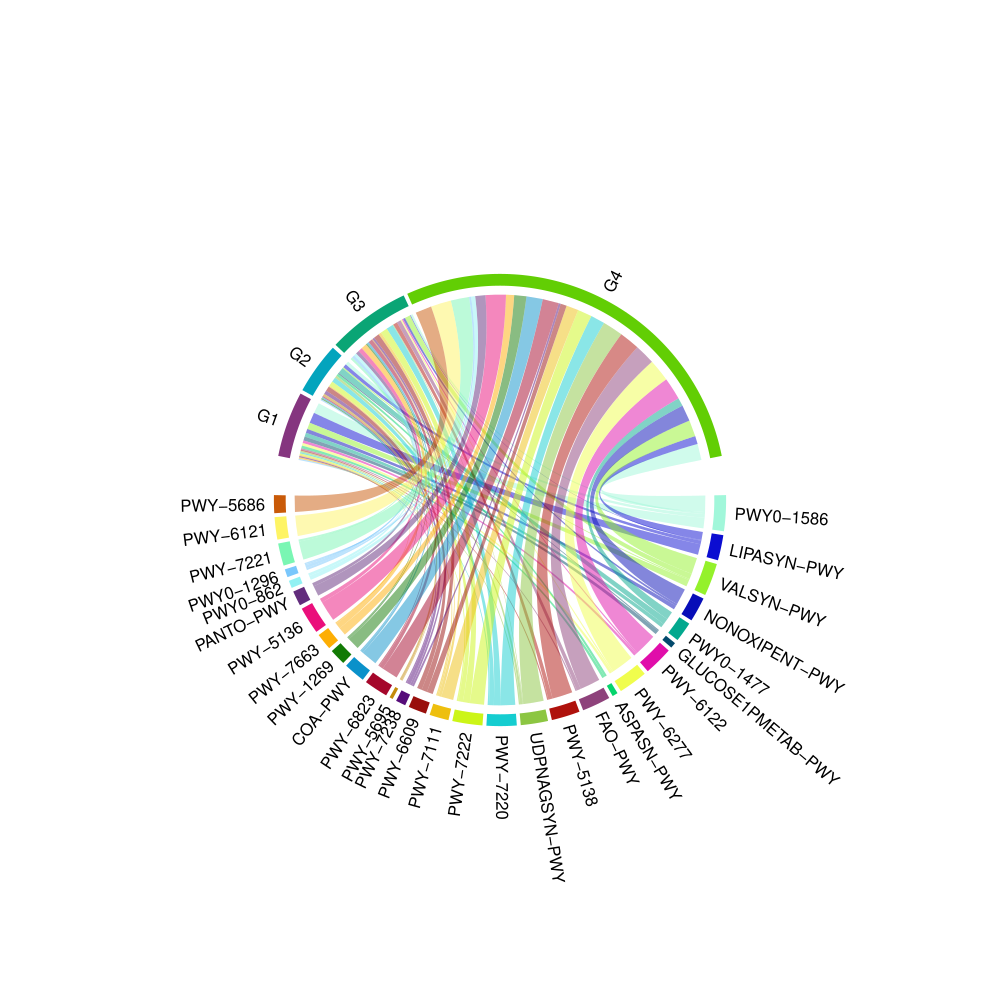

Recreate this plot in R.
#################
#/p300s/biosoft/app/python/python2023/envs/R4.2.0/bin/R
.libPaths("/xtdisk/jiapl_group/zhuxl/R/x86_64-pc-linux-gnu-library/4.2")
setwd("/p300s/jiapl_group/zhuxl/Microbiome/humann")
library(edgeR)
library(limma)

limm<-function(exp,control,case,sample,fdr,logfc){
  group1 <- rep('control',dim(control)[1])
  group2 <- rep('case',dim(case)[1])
  grouplist<-c(group1,group2)
  table(grouplist)
  design <- model.matrix(~0+factor(grouplist))
  colnames(design)=levels(factor(grouplist))
  names<-vector()
  samples<-as.vector(rbind(control,case)[,1])
  #for(j in 1:length(samples)){
  #a<-grep(samples[j],colnames(exp))
  #names<-c(names,a)}
  exprSet<-exp[,samples]
  dim(exprSet)
  rownames(design)=colnames(exprSet)

  fit <- lmFit(exprSet, design)
  cont.matrix <- makeContrasts("control-case", levels=design)
  fit2 <- contrasts.fit(fit,cont.matrix)
  fit2 <- eBayes(fit2)
  tempOutput<-topTable(fit2,coef=1, n=Inf)

  DEG_all<-data.frame(as.vector(rownames(tempOutput)),tempOutput$logFC,tempOutput$AveExpr,tempOutput$P.Value,tempOutput$adj.P.Val,stringsAsFactors = FALSE)
  colnames(DEG_all)<-c("Gene","logFC","AveExpr","pval","adjp")

  up_index<-which(DEG_all$pval <= fdr & DEG_all$logFC >= logfc)
  DEG_up<-DEG_all[up_index,]
  DEG_up$Deg<-"up"
  down_index<-which(DEG_all$pval <= fdr & DEG_all$logFC <= (-logfc))
  DEG_down<-DEG_all[down_index,]
  DEG_down$Deg<-"down"
  DEG_select<-rbind(DEG_up,DEG_down)
  dim(DEG_select)

  name1<-paste0(sample,".txt")
  name2<-paste0(sample,"_select.txt")
  write.table(DEG_all,name1,sep="\t",quote=FALSE,row.names =F)
  write.table(DEG_select,name2,sep="\t",quote=FALSE,row.names =F)
}



setwd("/p300s/jiapl_group/zhuxl/Microbiome/humann/Result_gene")

gene<-read.table("../Result_genefamilies.tsv.result",header=T,sep="\t",row.names=1)
colnames(gene)<-gsub("^X","",colnames(gene))
dim(gene) #57522 283
gene[1:6,1:6]
gene<-gene[rowSums(gene)!=0,colSums(gene)!=0]


group<-read.table("../SampleGroup",header=T,sep="\t")
length(intersect(colnames(gene),group[,1]))
need<-data.frame(sample=colnames(gene))
group<-merge(need,group,by="sample")
dim(group)
table(group$Group)



G1_gene<-data.frame(sample=group[group$Group=="G1",1])
non_G1_gene<-data.frame(sample=group[group$Group!="G1",1])
dim(G1_gene);dim(non_G1_gene)

G2_gene<-data.frame(sample=group[group$Group=="G2",1])
non_G2_gene<-data.frame(sample=group[group$Group!="G2",1])
dim(G2_gene);dim(non_G2_gene)

G3_gene<-data.frame(sample=group[group$Group=="G3",1])
non_G3_gene<-data.frame(sample=group[group$Group!="G3",1])
dim(G3_gene);dim(non_G3_gene)

G4_gene<-data.frame(sample=group[group$Group=="G4",1])
non_G4_gene<-data.frame(sample=group[group$Group!="G4",1])
dim(G4_gene);dim(non_G4_gene)

limm(gene,G1_gene,G2_gene,"exp_G1_VS_G2",0.05,1)
limm(gene,G1_gene,G3_gene,"exp_G1_VS_G3",0.05,1)
limm(gene,G1_gene,G4_gene,"exp_G1_VS_G4",0.05,1)
limm(gene,G2_gene,G3_gene,"exp_G2_VS_G3",0.05,1)
limm(gene,G2_gene,G4_gene,"exp_G2_VS_G4",0.05,1)
limm(gene,G3_gene,G4_gene,"exp_G3_VS_G4",0.05,1)

limm(gene,non_G1_gene,G1_gene,"exp_non_G1_VS_G1",0.05,1)
limm(gene,non_G2_gene,G2_gene,"exp_non_G2_VS_G2",0.05,1)
limm(gene,non_G3_gene,G3_gene,"exp_non_G3_VS_G3",0.05,1)
limm(gene,non_G4_gene,G4_gene,"exp_non_G4_VS_G4",0.05,1)

################
library(ggplot2)
library(ggrepel)
library(tidygraph)
library(dplyr)

file<-dir()
file<-file[grep("txt",file)]
file<-file[grep("LR",file)]


H<-data.frame()
for(j in 1:length(file)){
var<-file[j]
var1<-gsub("LR_","",var)
var1<-gsub(".txt","",var1)
data<-read.table(file[j],header=T,sep="\t")
head(data)
data$Group<-var1
H<-rbind(H,data)
}

data$FOLD<-rep("unchange",dim(data)[1])
data[which(data$logFC>1 & data$adjp < 0.05),]$FOLD<- "up"
data[which(data$logFC< -1 & data$adjp < 0.05),]$FOLD<- "down"
table(data$FOLD)




ta<-as.data.frame(table(data$FOLD))
up_num<-ta[which(ta[,1]=="up"),2]
down_num<-ta[which(ta[,1]=="down"),2]
unchange_num<-ta[which(ta[,1]=="unchange"),2]
data$FOLD<-as.factor(data$FOLD)
table(data$FOLD)

tapply(data$logFC,data$FOLD,summary)
data_posi<-data[which(data$logFC>1 & data$adjp < 0.05),]
data_posi = data_posi %>% group_by(FOLD) %>% top_n(n = 10, wt = logFC)
data_nege<-data[which(data$logFC< -1 & data$adjp < 0.05),]
data_nege = data_nege %>% group_by(FOLD) %>% top_n(n = -10, wt = logFC)
dim(data_posi);dim(data_nege)

p1<-ggplot()+
geom_point(data,mapping=aes(x=logFC, y=-log10(adjp),
color=FOLD))+
geom_vline(xintercept=c(-1,0,1),color="grey",linetype=2)+
geom_hline(yintercept=-log10(0.01),color="grey",linetype=2)+
xlab("log(FC)")+ylab("-log10(FDR)")+
theme_bw()+
ggtitle(var1)+
 theme(legend.position="top",
text=element_text(size=15),
plot.title=element_text(size=15,hjust=0.5),
#panel.border=element_blank(),
axis.line.x=element_line(color="black"))+
geom_point(aes(x=data_posi$logFC,y=-log10(data_posi$adjp)),color="pink")+
geom_point(aes(x=data_nege$logFC,y=-log10(data_nege$adjp)),color="lightblue")+
geom_point(aes(x=data_un$logFC,y=-log10(data_un$adjp)),color="grey")+
scale_color_manual(values=c("down"="lightblue","unchange"="grey","up"="pink"),
labels=c(paste0("down: ",down_num),paste0("unchange: ",unchange_num),paste0("up: ",up_num)))+
geom_label_repel(data=data_posi,aes(x=logFC, y=-log10(data_posi$adjp),label =Gene),
point.padding=unit(1, "lines"),max.overlaps=100,segment.colour = "grey",fill="pink", size=3,
fontface="bold",,color="black",arrow = arrow(length=unit(0.01,"npc")))+
geom_label_repel(data=data_nege,aes(x=logFC, y=-log10(data_nege$adjp),label =Gene),
point.padding=unit(1, "lines"),max.overlaps=100,segment.colour = "grey",fill="lightblue",size=3,
fontface="bold",color="black",arrow = arrow(length=unit(0.01,"npc")))


ggsave(paste0("Volcano_",var1,"_0.01_1.pdf"),p1,height=7,width=7)
ggsave(paste0("Volcano_",var1,"_0.01_1.png"),p1,height=7,width=7)
}

###########
library(devtools)
devtools::install_github("Proteomicslab57357/UniprotR")
library(UniprotR) 


file<-dir()
file<-file[grep("tsv",file)]

H<-data.frame()
for(j in 1:length(file)){
var<-file[j]
var1<-gsub("exp_","",var)
var1<-gsub("_label","",var1)
var1<-gsub(".tsv","",var1)
data<-read.table(file[j],header=T,sep="\t")
data$Group<-var1
H<-rbind(H,data)
}
table(H$Group,H$FOLD)
write.table(H,"UniRef90_Gene_DEG_Group.tsv",sep="\t",quote=F,row.names=F)
H1<-H[H$FOLD!="unchange",]
dim(H)
dim(H1)
write.table(H1,"UniRef90_Gene_DEG_Group_select.tsv",sep="\t",quote=F,row.names=F)


###############
library(openxlsx)
library(pheatmap)
library(ggplot2)


pathcoverage<-read.xlsx("../pathway.xlsx",sheet="coverage",rowNames=TRUE)
pathabundance<-read.xlsx("../pathway.xlsx",sheet="abundance",rowNames=TRUE)
colnames(pathcoverage)<-gsub("^X","",colnames(pathcoverage))
colnames(pathabundance)<-gsub("^X","",colnames(pathabundance))
dim(pathcoverage) #136 993
dim(pathabundance) #136 993
pathcoverage[1:6,1:6]
pathabundance[1:6,1:6]

pathcoverage1<-pathcoverage[rowSums(pathcoverage)!=0,colSums(pathcoverage)!=0]
pathabundance1<-pathabundance[rowSums(pathabundance)!=0,colSums(pathabundance)!=0]
dim(pathcoverage1) #136 93
dim(pathabundance1) #136 93

group<-read.table("../SampleGroup",header=T,sep="\t",row.names=1)
length(intersect(colnames(gene),group[,1]))

pdf("pathway_coverage.pdf",height=20,width=20)
png("pathway_coverage.png",height=2000,width=2000)
pheatmap(pathcoverage1,annotation_col=group,
  cluster_cols=T,cluster_rows=T,
  show_rownames=T,show_colnames=F,
  col=colorRampPalette(c("white","red"))(1000))
dev.off()


pdf("pathway_abundance.pdf",height=20,width=20)
png("pathway_abundance.png",height=2000,width=2000)
pheatmap(pathabundance1,annotation_col=group,
  cluster_cols=T,cluster_rows=T,
  show_rownames=T,show_colnames=F,
  col=colorRampPalette(c("white","red"))(1000))
dev.off()


var<-colnames(pathabundance1)
need<-data.frame(Sample=var,Group=group[var,])
head(need)
var<-as.data.frame(table(need$Group))

H<-data.frame()
for(i in 1:dim(var)[1]){
a1<-as.vector(var[i,1])
g1<-pathabundance1[,need[need$Group==a1,"Sample"]]
g1<- as.data.frame(unlist(apply(g1,1,function(x) table(x!=0))))
var2<-grep("TRUE",rownames(g1))
var2<-data.frame(path=rownames(g1)[var2],num=g1[var2,1])
var2$path<-gsub(".TRUE","",var2$path)
var2$Group<-a1
H<-rbind(H,var2)
}
library(reshape2)
H1<-dcast(H,path~Group,value.var="num")
H1[is.na(H1)]<-0
write.csv(H1,"pathabundance1_non0_stat_percentage.csv",row.names=F)

H1<-read.csv("pathabundance1_non0_stat_percentage.csv",row.names=1)
H1[,1]<-H1[,1]/var[1,2]
H1[,2]<-H1[,2]/var[2,2]
H1[,3]<-H1[,3]/var[3,2]
H1[,4]<-H1[,4]/var[4,2]

path1<-unique(c(rownames(H1[order(H1[,1],decreasing=T),])[1:15],
rownames(H1[order(H1[,2],decreasing=T),])[1:15],
rownames(H1[order(H1[,3],decreasing=T),])[1:15],
rownames(H1[order(H1[,4],decreasing=T),])[1:15]))

pathabundance2<-pathabundance1[path1,]
write.csv(pathabundance2,"pathabundance2_top10.csv")

pdf("pathway_abundance_top10.pdf",height=7,width=7)
#png("pathway_abundance_top10.png",height=700,width=700)
pheatmap(pathabundance2,annotation_col=group,
  cluster_cols=T,cluster_rows=T,
  show_rownames=T,show_colnames=F,
  cellheight=7,cellwidth=2,
  col=colorRampPalette(c("white","red"))(1000))
dev.off()

#####################

library(circlize)
mat1<-H1[path1,]
mat1<-as.matrix(mat1)
write.csv(mat1,"mat1.csv",quote=F)
#rownames(mat1)<-unlist(strsplit(path1,":"))[c(seq(2,length(path1)*2,2)-1)]


pdf("Ciros_Abundance_Pathway_Group_full.pdf",height=20,width=20)

pdf("mat1_example.pdf",height=7,width=7)
chordDiagram(
  mat1, #grid.col = grid.col, 
annotationTrack = "grid", 
  preAllocateTracks = list(
    track.height = 1#max(strwidth(unlist(dimnames(mat1))))
  )
)

circos.track(
  track.index = 1, panel.fun = function(x, y) {
    circos.text(
      CELL_META$xcenter, CELL_META$ylim[1], 
      CELL_META$sector.index,  facing = "clockwise", 
      niceFacing = TRUE, adj = c(0, 0.5)
    )
  }, bg.border = NA
)

circos.clear()
dev.off()
